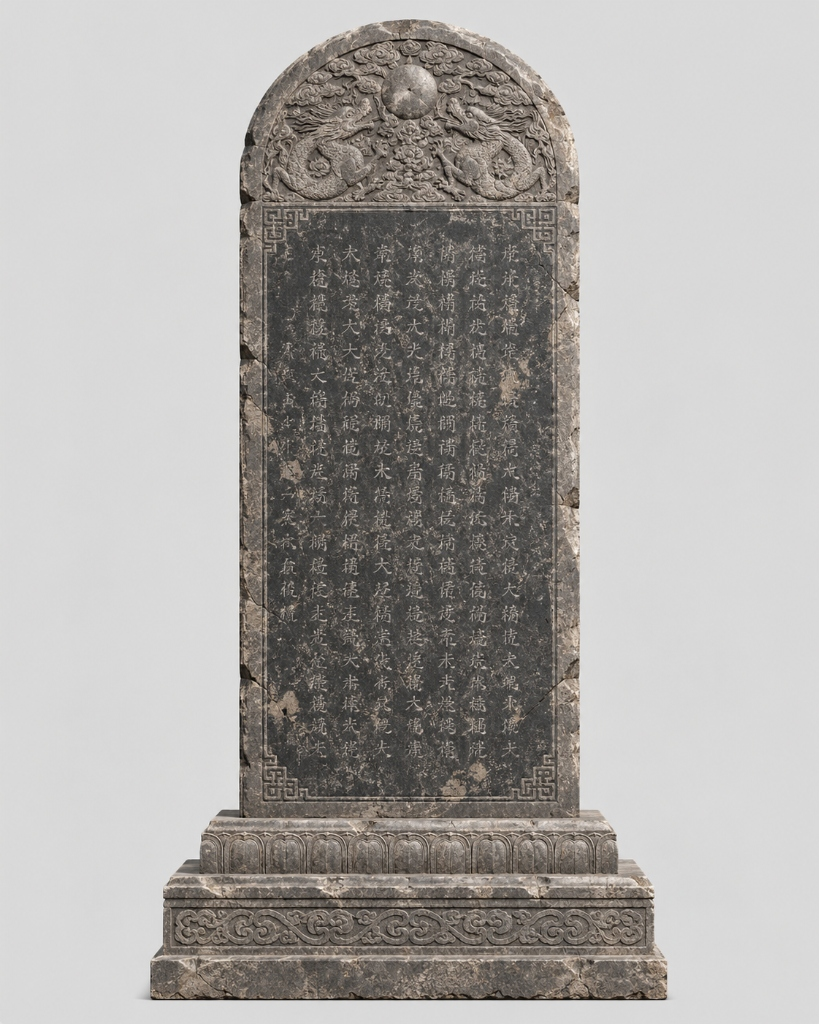
#> input picture design/references/stele/stele_front.jpg, 819 x 1024 px, found by its file name
$ python tools_generate_stele_textures.py   (older library calls are emulated)
#> lines starting #> are read from the running program, lines starting #| are printed output that depends on the picture
# -*- coding: utf-8 -*-
"""
生成金石碑刻高精度 PBR 贴图套件：
1. 龙纹碑首 (Crown) 漫反射与法线贴图
2. 碑身铭文与回纹边框 (Body & Inscription) 漫反射与法线贴图
3. 三阶莲瓣基座 (Pedestal) 漫反射与法线贴图
4. 粗矿古石材侧面与背面 (Stone Material) 漫反射与法线贴图
"""

import os
import cv2
import numpy as np
from PIL import Image

BASE_DIR = r"D:\RubbingMind"
REF_DIR = os.path.join(BASE_DIR, "design", "references", "stele")
OUT_DIR = os.path.join(BASE_DIR, "apps", "web", "public", "assets", "stele", "model3d")
os.makedirs(OUT_DIR, exist_ok=True)

def generate_normal_map(gray_img, strength=2.5):
    """通过 Sobel 算子计算切线空间法线贴图"""
    gray_f = gray_img.astype(np.float32) / 255.0
    sobel_x = cv2.Sobel(gray_f, cv2.CV_32F, 1, 0, ksize=3)
    sobel_y = cv2.Sobel(gray_f, cv2.CV_32F, 0, 1, ksize=3)

    # 建立法向量并归一化到 [0, 255] RGB
    dx = -sobel_x * strength
    dy = -sobel_y * strength
    dz = np.ones_like(dx)

    norm = np.sqrt(dx**2 + dy**2 + dz**2)
    norm[norm == 0] = 1.0

    nx = (dx / norm * 0.5 + 0.5) * 255.0
    ny = (dy / norm * 0.5 + 0.5) * 255.0
    nz = (dz / norm * 0.5 + 0.5) * 255.0

    normal_map = np.stack([nx, ny, nz], axis=2).astype(np.uint8)
    return normal_map

def generate_roughness_map(gray_img):
    """根据灰度反相与微对比度生成粗糙度贴图 (0.75 ~ 0.95)"""
    roughness = 255 - cv2.GaussianBlur(gray_img, (5, 5), 0)
    roughness = (roughness * 0.2 + 200).clip(185, 245).astype(np.uint8)
    return roughness

def main():
    front_path = os.path.join(REF_DIR, "stele_front.jpg")
    side_path = os.path.join(REF_DIR, "stele_side.jpg")
    top_path = os.path.join(REF_DIR, "stele_top.jpg")

    front_img = cv2.imread(front_path)
#> front_img is the input picture: shape (1024, 819, 3); mean B, G, R 166.2, 168.9, 171.6
    side_img = cv2.imread(side_path)
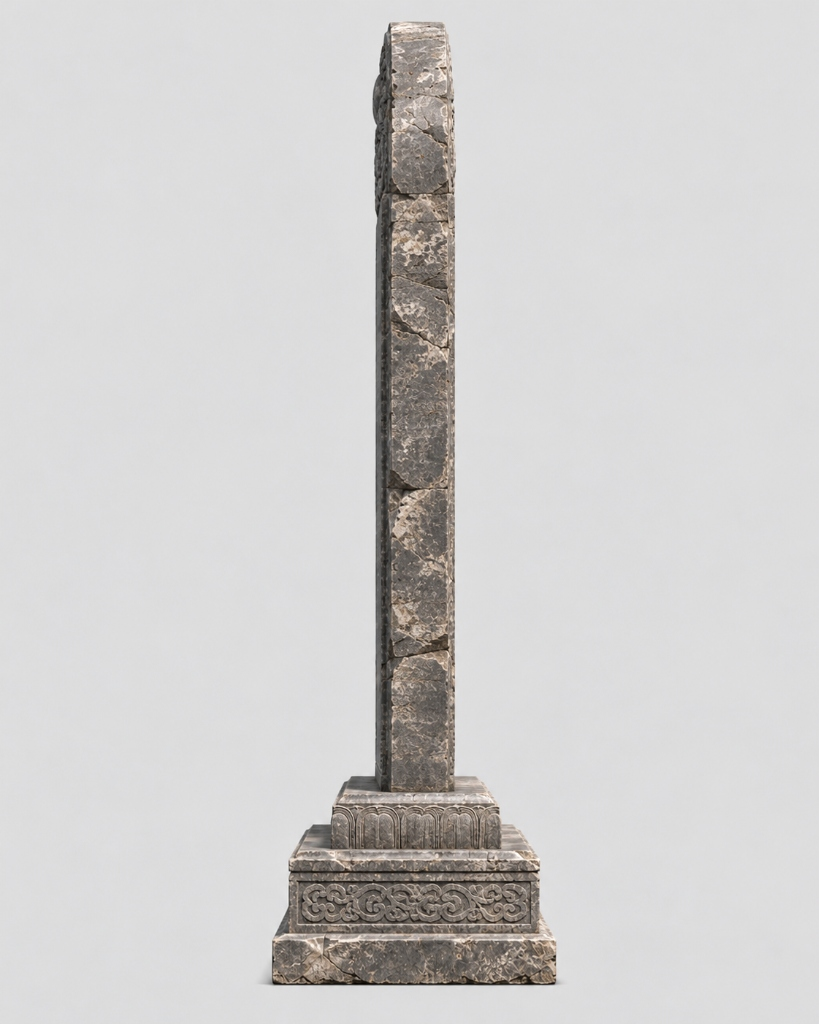
#> input picture design/references/stele/stele_side.jpg, 819 x 1024 px, found by its file name
#> side_img is the input picture: shape (1024, 819, 3); mean B, G, R 206.7, 207.3, 208.6
    top_img = cv2.imread(top_path)
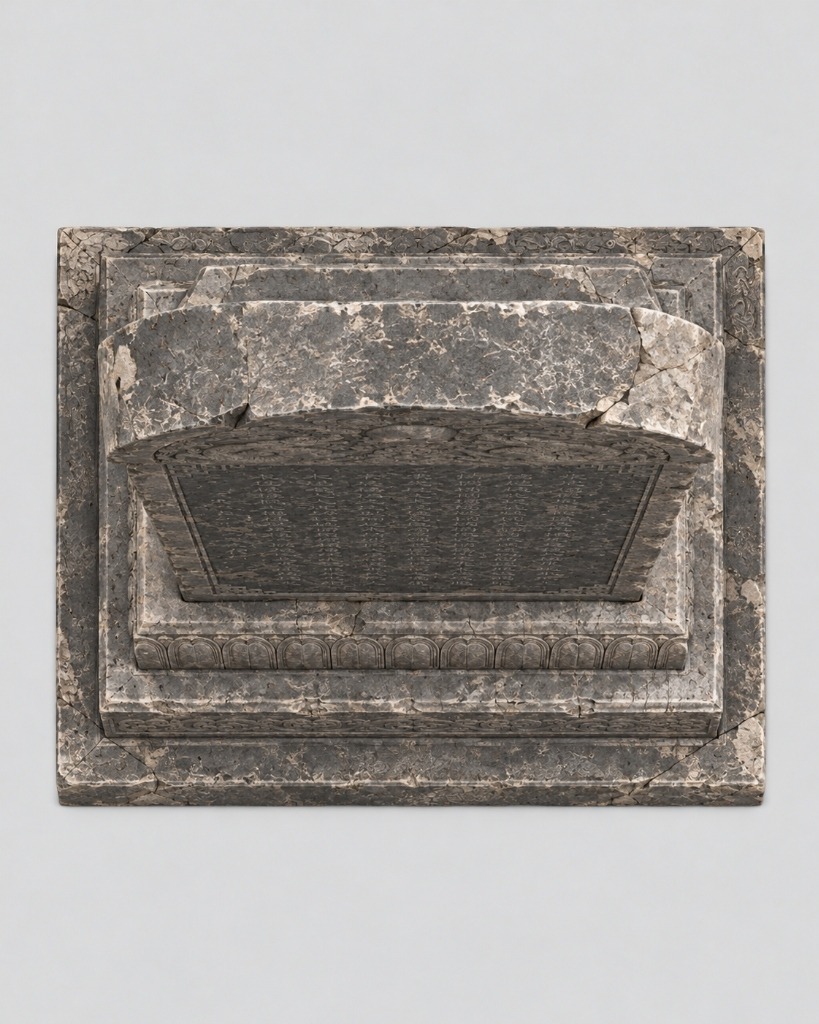
#> input picture design/references/stele/stele_top.jpg, 819 x 1024 px, found by its file name
#> top_img is the input picture: shape (1024, 819, 3); mean B, G, R 159.2, 162.6, 166.5

    if front_img is None:
        print("Error: stele_front.jpg not found")
        return

    H, W, _ = front_img.shape
#> H = 1024; W = 819
    print(f"Front image loaded: {W}x{H}")
#| Front image loaded: 819x1024

    # 1. 裁剪龙纹碑首 (Crown: y ~ 20 to y ~ 205, x ~ 235 to x ~ 585)
    # 自动定位碑首区域
    crown_crop = front_img[18:208, 235:585]
    crown_resized = cv2.resize(crown_crop, (1024, 512), interpolation=cv2.INTER_LANCZOS4)
    crown_gray = cv2.cvtColor(crown_resized, cv2.COLOR_BGR2GRAY)
    crown_normal = generate_normal_map(crown_gray, strength=3.5)
    crown_roughness = generate_roughness_map(crown_gray)

    cv2.imwrite(os.path.join(OUT_DIR, "crown_diffuse.png"), crown_resized)
    cv2.imwrite(os.path.join(OUT_DIR, "crown_normal.png"), crown_normal)
    cv2.imwrite(os.path.join(OUT_DIR, "crown_roughness.png"), crown_roughness)
    print("Crown textures generated.")

    # 2. 碑身与铭文回纹区域 (Body & Inscription: y ~ 195 to y ~ 785, x ~ 235 to x ~ 585)
    body_crop = front_img[195:785, 235:585]
    body_resized = cv2.resize(body_crop, (1024, 1024), interpolation=cv2.INTER_LANCZOS4)
    body_gray = cv2.cvtColor(body_resized, cv2.COLOR_BGR2GRAY)
    body_normal = generate_normal_map(body_gray, strength=2.8)
    body_roughness = generate_roughness_map(body_gray)

    cv2.imwrite(os.path.join(OUT_DIR, "body_diffuse.png"), body_resized)
    cv2.imwrite(os.path.join(OUT_DIR, "body_normal.png"), body_normal)
    cv2.imwrite(os.path.join(OUT_DIR, "body_roughness.png"), body_roughness)
    print("Body textures generated.")

    # 3. 三阶莲瓣底座 (Pedestal: y ~ 785 to y ~ 970, x ~ 140 to x ~ 680)
    ped_crop = front_img[785:970, 140:680]
    ped_resized = cv2.resize(ped_crop, (1024, 512), interpolation=cv2.INTER_LANCZOS4)
    ped_gray = cv2.cvtColor(ped_resized, cv2.COLOR_BGR2GRAY)
    ped_normal = generate_normal_map(ped_gray, strength=3.0)
#> call 3 of generate_normal_map, with strength = 3
#> in generate_normal_map (call 3), `norm = np.sqrt(dx**2 + dy**2 + dz**2)`:
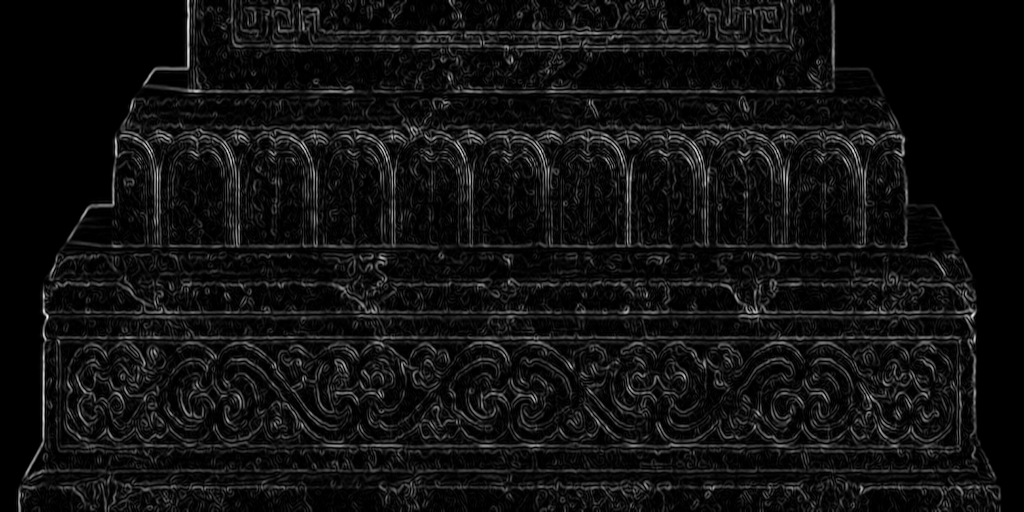
#> norm: shape (512, 1024) float32; min 1, max 6.77, mean 1.39; drawn with min black and max white
#> in generate_normal_map (call 3), `nx = (dx / norm * 0.5 + 0.5) * 255.0`:
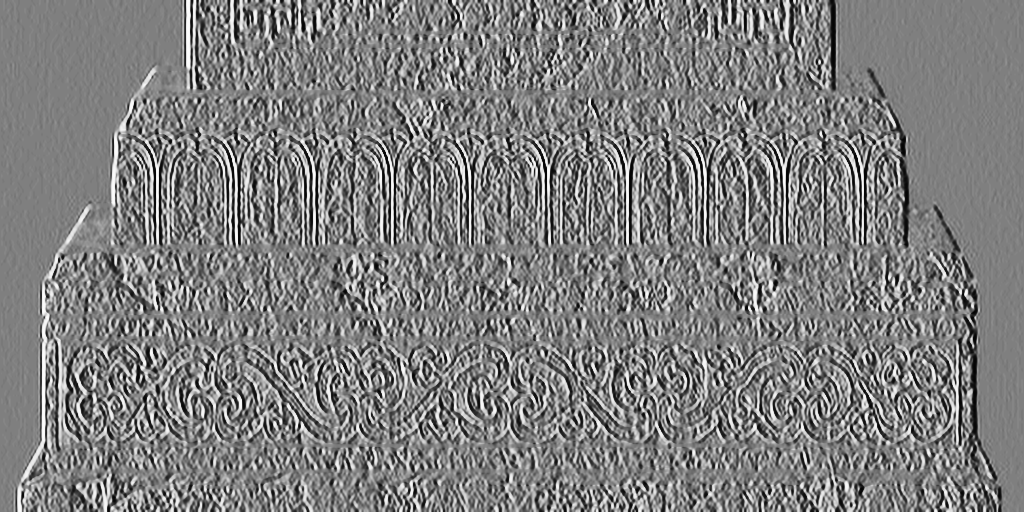
#> nx: shape (512, 1024) float32; min 2.53, max 253.5, mean 127.2
#> in generate_normal_map (call 3), `ny = (dy / norm * 0.5 + 0.5) * 255.0`:
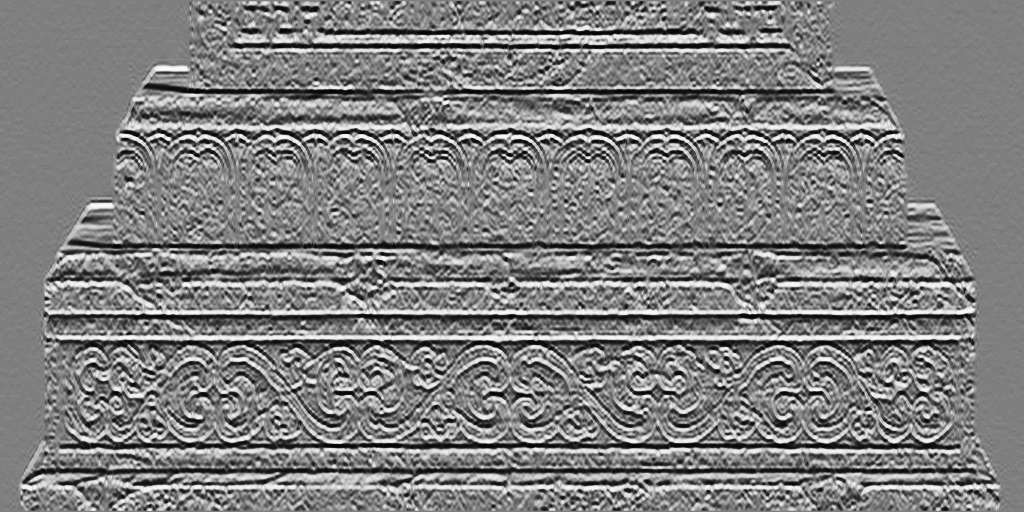
#> ny: shape (512, 1024) float32; min 2.19, max 252.1, mean 128
#> in generate_normal_map (call 3), `normal_map = np.stack([nx, ny, nz], axis=2).astype(np.uint8)`:
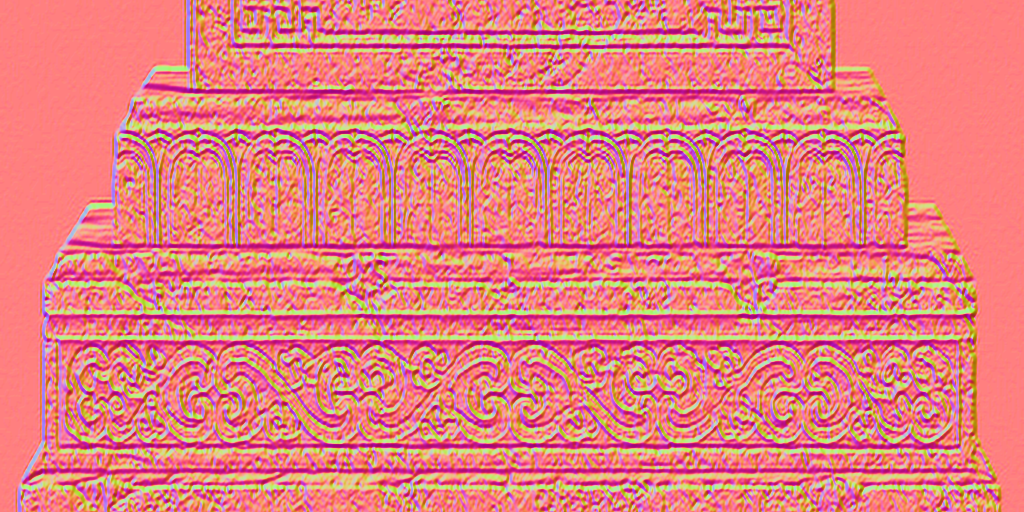
#> normal_map: shape (512, 1024, 3); mean of channels 0, 1, 2 126.7, 127.5, 228; drawn as B, G, R
    ped_roughness = generate_roughness_map(ped_gray)
#> in generate_roughness_map (call 3), `roughness = (roughness * 0.2 + 200).clip(185, 245).astype(np.uint8)`:
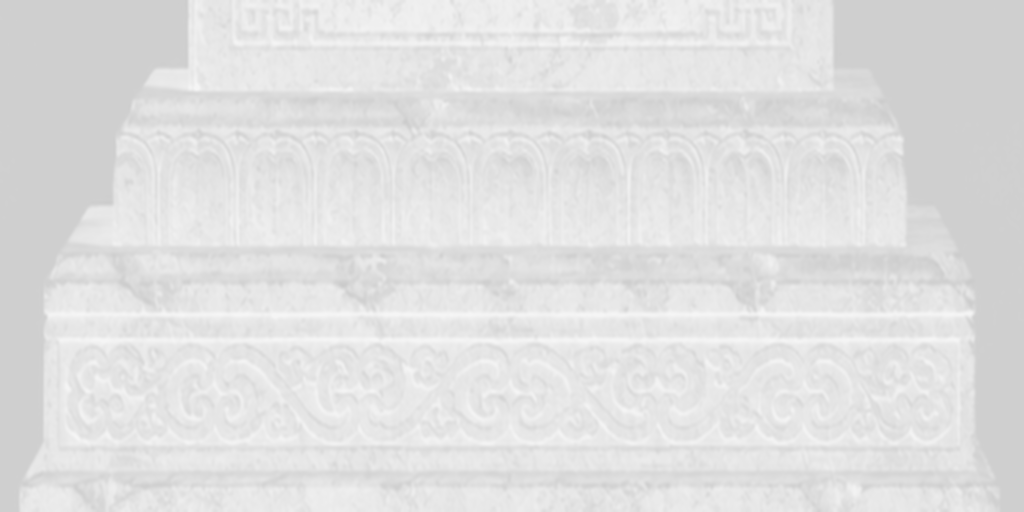
#> roughness: shape (512, 1024); min 202, max 245, mean 224.1

    cv2.imwrite(os.path.join(OUT_DIR, "pedestal_diffuse.png"), ped_resized)
    cv2.imwrite(os.path.join(OUT_DIR, "pedestal_normal.png"), ped_normal)
    cv2.imwrite(os.path.join(OUT_DIR, "pedestal_roughness.png"), ped_roughness)
    print("Pedestal textures generated.")

    # 4. 侧面与背部风化青石岩层 (Stone Texture: from side_img)
    side_crop = side_img[200:750, 460:560]
    side_resized = cv2.resize(side_crop, (512, 1024), interpolation=cv2.INTER_LANCZOS4)
    side_gray = cv2.cvtColor(side_resized, cv2.COLOR_BGR2GRAY)
    side_normal = generate_normal_map(side_gray, strength=2.2)
    side_roughness = generate_roughness_map(side_gray)

    cv2.imwrite(os.path.join(OUT_DIR, "stone_side_diffuse.png"), side_resized)
    cv2.imwrite(os.path.join(OUT_DIR, "stone_side_normal.png"), side_normal)
    cv2.imwrite(os.path.join(OUT_DIR, "stone_side_roughness.png"), side_roughness)
    print("Side stone textures generated.")

    # 5. 生成高分辨率通用风化青石底材 (Base Stone Seamless Texture: 1024x1024)
    # 混合正面与侧面石材纹理
    base_stone = np.zeros((1024, 1024, 3), dtype=np.uint8)
    base_stone[:512, :512] = cv2.resize(side_crop, (512, 512))
    base_stone[:512, 512:] = cv2.flip(cv2.resize(side_crop, (512, 512)), 1)
    base_stone[512:, :512] = cv2.flip(cv2.resize(side_crop, (512, 512)), 0)
    base_stone[512:, 512:] = cv2.flip(cv2.resize(side_crop, (512, 512)), -1)
    # 平滑接缝
    base_stone = cv2.GaussianBlur(base_stone, (3, 3), 0)
    base_gray = cv2.cvtColor(base_stone, cv2.COLOR_BGR2GRAY)
    base_normal = generate_normal_map(base_gray, strength=2.0)
    base_roughness = generate_roughness_map(base_gray)

    cv2.imwrite(os.path.join(OUT_DIR, "stone_seamless_diffuse.png"), base_stone)
    cv2.imwrite(os.path.join(OUT_DIR, "stone_seamless_normal.png"), base_normal)
    cv2.imwrite(os.path.join(OUT_DIR, "stone_seamless_roughness.png"), base_roughness)
    print("Seamless stone textures generated.")
    print("All PBR textures generated successfully in:", OUT_DIR)

if __name__ == "__main__":
    main()
